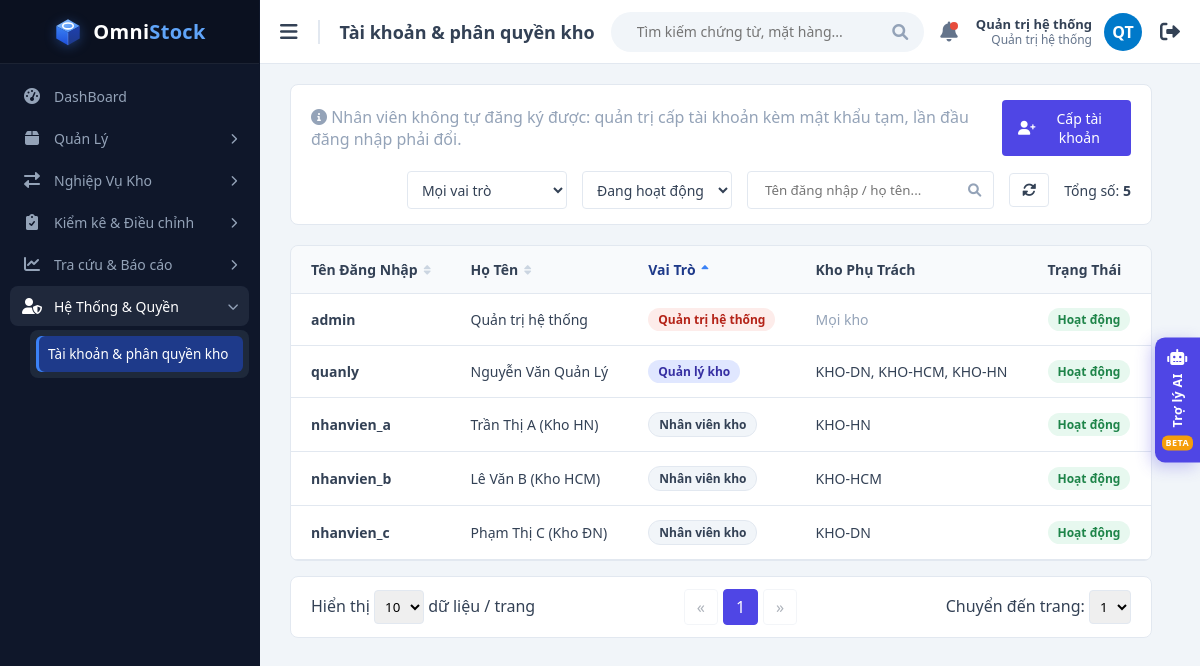
The page /views/account_list.php (signed in) on the database its author committed.
### tables this page shows
CREATE TABLE users (
  id             INT UNSIGNED AUTO_INCREMENT PRIMARY KEY,
  username       VARCHAR(50)  NOT NULL,
  password_hash  VARCHAR(255) NOT NULL,              
  full_name      VARCHAR(100) NOT NULL,
  email          VARCHAR(100) NULL,
   
  role           ENUM('ADMIN','MANAGER','STAFF') NOT NULL DEFAULT 'STAFF',
  is_active      TINYINT(1)   NOT NULL DEFAULT 1,      
   
  must_change_password TINYINT(1) NOT NULL DEFAULT 0,
  last_login_at  DATETIME     NULL,
  created_at     DATETIME     NOT NULL DEFAULT CURRENT_TIMESTAMP,
  updated_at     DATETIME     NOT NULL DEFAULT CURRENT_TIMESTAMP ON UPDATE CURRENT_TIMESTAMP,
  UNIQUE KEY uq_users_username (username),
  UNIQUE KEY uq_users_email (email)
);

### functions/account_functions.php (called while the page is built, shortened)
<?php
function buildAccountCondition(array $filters): array
{
    $sql = match ($filters['status'] ?? 'active') {
        'locked' => 'u.is_active = 0',
        'all'    => '1 = 1',
        default  => 'u.is_active = 1',
    };
    $params = [];
    return [$sql, $params];
}
function countAccounts(PDO $pdo, array $filters): int
{
    [$where, $params] = buildAccountCondition($filters);
    $stmt = $pdo->prepare("SELECT COUNT(*) FROM users u WHERE $where");
    $stmt->execute($params);
    return (int) $stmt->fetchColumn();
}
function getAccounts(PDO $pdo, array $filters, int $limit, int $offset, array $sort = ['role', 'asc']): array
{
    [$where, $params] = buildAccountCondition($filters);
    $orderBy = orderByClause(ACCOUNT_SORT_COLUMNS, $sort, 'u.username');
    $limit   = max(1, $limit);
    $offset  = max(0, $offset);
    $stmt = $pdo->prepare("
        SELECT u.id, u.username, u.full_name, u.role, u.is_active, u.must_change_password, u.last_login_at, u.created_at,
               GROUP_CONCAT(w.code ORDER BY w.code SEPARATOR ', ') AS warehouse_codes,
               GROUP_CONCAT(w.id ORDER BY w.code) AS warehouse_ids
        FROM users u
        LEFT JOIN user_warehouses uw ON uw.user_id = u.id
        LEFT JOIN warehouses w ON w.id = uw.warehouse_id AND w.is_transit = 0
        WHERE $where
        GROUP BY u.id, u.username, u.full_name, u.role, u.is_active, u.must_change_password, u.last_login_at, u.created_at
        ORDER BY $orderBy
        LIMIT $limit OFFSET $offset
    ");
    $stmt->execute($params);
    return $stmt->fetchAll();
}

### functions/auth.php (called while the page is built, shortened)
<?php
function roleLabel(string $role): string
{
    return ['ADMIN' => 'Quản trị hệ thống', 'MANAGER' => 'Quản lý kho', 'STAFF' => 'Nhân viên kho'][$role] ?? $role;
}

### views/account_list.php (the view, shortened to what this page needs)
<?php
require_once __DIR__ . '/../functions/db_connection.php';
require_once __DIR__ . '/../functions/helpers.php';
require_once __DIR__ . '/../functions/auth.php';
require_once __DIR__ . '/../functions/account_functions.php';
[$keyword, $pageSize, $page] = readListParams();
$filters = [
    'keyword' => $keyword,
    'role'    => in_array($_GET['role'] ?? '', ['ADMIN', 'MANAGER', 'STAFF'], true) ? $_GET['role'] : '',
    'status'  => array_key_exists($_GET['status'] ?? '', ACCOUNT_STATUS_FILTERS) ? $_GET['status'] : 'active',
];
$sort       = readSort(ACCOUNT_SORT_COLUMNS, 'role');
$accounts         = [];
$totalAccounts    = 0;
try {
    $pdo              = getDbConnection();
    $totalAccounts    = countAccounts($pdo, $filters);
    $totalPages       = max(1, (int) ceil($totalAccounts / $pageSize));
    $page             = min($page, $totalPages);
    $accounts         = getAccounts($pdo, $filters, $pageSize, ($page - 1) * $pageSize, $sort);
} catch (PDOException $e) {
    $totalPages = 1;
    $dbError    = 'Không thể tải dữ liệu: ' . $e->getMessage();
}
require __DIR__ . '/layout/header.php';
?>
            <div class="toolbar">
                <div class="toolbar-top">
                    <span class="muted toolbar-note"><i class="fas fa-info-circle"></i> Nhân viên không tự đăng ký được: quản trị cấp tài khoản kèm mật khẩu tạm, lần đầu đăng nhập phải đổi.</span>
                    <button class="btn btn-primary" type="button" data-modal-open="accountModal" data-modal-title="Cấp tài khoản mới"
                            data-fill='{"action":"create","role":"STAFF"}'><i class="fas fa-user-plus"></i> Cấp tài khoản</button>
                </div>
                <div class="toolbar-bottom">
                    <form class="toolbar-bottom-right" method="get">
                        <select class="filter-select" name="role" onchange="this.form.submit()">
                            <option value="">Mọi vai trò</option>
                        </select>
                        <select class="filter-select" name="status" onchange="this.form.submit()">
                            <?php foreach (ACCOUNT_STATUS_FILTERS as $key => $label): ?>
                                <option value="<?= $key ?>" <?= $filters['status'] === $key ? 'selected' : '' ?>><?= e($label) ?></option>
                            <?php endforeach; ?>
                        </select>
                        <div class="search-box">
                            <input type="text" name="q" value="<?= e($keyword) ?>" placeholder="Tên đăng nhập / họ tên...">
                            <button type="submit"><i class="fas fa-search" style="color: #94a3b8;"></i></button>
                        </div>
                        <a class="btn btn-icon" href="account_list.php" title="Bỏ lọc"><i class="fas fa-sync-alt"></i></a>
                        <span class="total-count">Tổng số: <strong><?= $totalAccounts ?></strong></span>
                    </form>
                </div>
            </div>
            <div class="table-container">
                <table class="nowrap-table">
                    <thead>
                        <tr>
                            <?= sortHeader('Tên Đăng Nhập', 'username', $sort) ?>
                            <?= sortHeader('Họ Tên', 'name', $sort) ?>
                            <?= sortHeader('Vai Trò', 'role', $sort) ?>
                            <th>Kho Phụ Trách</th>
                            <th>Trạng Thái</th>
                        </tr>
                    </thead>
                    <tbody>
                        <?php foreach ($accounts as $account): ?>
                            <?php
                            $isAdminRow = $account['role'] === 'ADMIN';
                            ?>
                            <tr class="<?= $account['is_active'] ? '' : 'row-inactive' ?>">
                                <td><strong><?= e($account['username']) ?></strong></td>
                                <td><?= e($account['full_name']) ?></td>
                                <td><span class="badge <?= ['ADMIN' => 'badge-rejected', 'MANAGER' => 'badge-info', 'STAFF' => 'badge-step'][$account['role']] ?>"><?= e(roleLabel($account['role'])) ?></span></td>
                                <td><?= $isAdminRow ? '<span class="muted">Mọi kho</span>' : ($account['warehouse_codes'] ? e($account['warehouse_codes']) : '<span class="badge badge-pending">Chưa giao kho</span>') ?></td>
                                <td>
                                    <?php if (!$account['is_active']): ?><span class="badge badge-inactive">Đã khóa</span>
                                    <?php elseif ($account['must_change_password']): ?><span class="badge badge-warn">Chờ đổi mật khẩu tạm</span>
                                    <?php else: ?><span class="badge badge-active">Hoạt động</span><?php endif; ?>
                                </td>
                            </tr>
                        <?php endforeach; ?>
                    </tbody>
                </table>
            </div>
<?php require __DIR__ . '/layout/pagination.php'; ?>
<?php require __DIR__ . '/layout/footer.php'; ?>

### css/style.css (style rules this page uses)
:root { --bg-body: #ffffff; --bg-sidebar: #0f172a; --bg-sidebar-logo: #0b1120; --bg-sidebar-sub: #1e293b; --bg-sidebar-hover: rgba(148, 163, 184, 0.12); --bg-sidebar-current: #1e3a8a; --accent-sidebar: #3b82f6; --text-sidebar: #ffffff; --text-sidebar-muted: #94a3b8; --bg-content: #f1f5f9; --text-main: #334155; --border-color: #e2e8f0; --bg-table-head: #f8fafc; --btn-import: #2ecc71; --btn-export: #0079caff; --btn-template: #aeac96ff; --btn-primary: #4f46e5; --btn-primary-hover: #4338ca; --btn-danger: #e74c3c; --icon-view: #5f7a6aff; --icon-edit: #3498db; --icon-delete: #e74c3c; }
* { box-sizing: border-box; margin: 0; padding: 0; font-family: 'Segoe UI', Tahoma, Geneva, Verdana, sans-serif; }
body { background-color: var(--bg-body); color: var(--text-main); display: flex; height: 100vh; overflow: hidden; }
.content-body, .table-container { scrollbar-width: thin; scrollbar-color: #cbd5e1 transparent; }
.toolbar { background-color: #fff; padding: 15px 20px; border: 1px solid var(--border-color); border-radius: 8px; margin-bottom: 20px; display: flex; flex-direction: column; gap: 15px; }
.toolbar-top { display: flex; justify-content: flex-end; gap: 10px; }
.toolbar-bottom { display: flex; justify-content: space-between; align-items: center; }
.toolbar-bottom-right { display: flex; align-items: center; gap: 15px; }
.btn { padding: 9px 16px; border: none; border-radius: 4px; cursor: pointer; font-size: 14px; font-weight: 500; display: flex; align-items: center; gap: 8px; transition: opacity 0.2s, transform 0.1s; }
.btn-primary { background-color: var(--btn-primary); color: #fff; }
.toolbar-note { margin-right: auto; align-self: center; }
.btn-icon { background: #fff; border: 1px solid var(--border-color); color: var(--text-main); padding: 9px 12px; text-decoration: none; }
.search-box { display: flex; align-items: center; border: 1px solid var(--border-color); border-radius: 4px; padding: 0 12px; background: #fff; height: 38px; }
.search-box input { border: none; outline: none; padding: 5px; }
.search-box button { border: none; background: none; cursor: pointer; }
.total-count { font-size: 14px; font-weight: 500; }
.table-container { background: #fff; border: 1px solid var(--border-color); border-radius: 8px; overflow-x: auto; }
table { width: 100%; border-collapse: collapse; }
th, td { padding: 14px 20px; text-align: left; border-bottom: 1px solid var(--border-color); font-size: 14px; }
th { background-color: var(--bg-table-head); font-weight: 600; color: var(--text-main); white-space: nowrap; }
.badge { display: inline-block; padding: 3px 10px; border-radius: 12px; font-size: 12px; font-weight: 600; }
.badge-active { background: #e7f8ef; color: #1e8449; }
.badge-rejected { background: #fdecea; color: #b42318; }
.badge-info { background: #e0e7ff; color: #3730a3; }
.badge-step { background: #f1f5f9; color: #334155; border: 1px solid var(--border-color); }
.badge { white-space: nowrap; }
a.btn { text-decoration: none; }
.filter-select { height: 38px; border: 1px solid var(--border-color); border-radius: 4px; padding: 0 10px; background: #fff; color: var(--text-main); font-size: 14px; }
.muted { color: #94a3b8; }
.nowrap-table th, .nowrap-table td { white-space: nowrap; }

### rows shown on the page
users: username "admin", full_name "Quản trị hệ thống", role "Quản trị hệ thống", shows "Mọi kho", is_active "Hoạt động"
users: username "quanly", full_name "Nguyễn Văn Quản Lý", role "Quản lý kho", warehouse_codes "KHO-DN, KHO-HCM, KHO-HN", is_active "Hoạt động"
users: username "nhanvien_a", full_name "Trần Thị A (Kho HN)", role "Nhân viên kho", warehouse_codes "KHO-HN", is_active "Hoạt động"
users: username "nhanvien_b", full_name "Lê Văn B (Kho HCM)", role "Nhân viên kho", warehouse_codes "KHO-HCM", is_active "Hoạt động"
users: username "nhanvien_c", full_name "Phạm Thị C (Kho ĐN)", role "Nhân viên kho", warehouse_codes "KHO-DN", is_active "Hoạt động"

### other values the page prints
$menuGroup['label'] "Quản Lý"
$menuGroup['label'] "Nghiệp Vụ Kho"
$menuGroup['label'] "Kiểm kê & Điều chỉnh"
$menuGroup['label'] "Tra cứu & Báo cáo"
$menuGroup['label'] "Hệ Thống & Quyền"
$menuLabel "Tài khoản & phân quyền kho"
$pageTitle "Tài khoản & phân quyền kho"
$user['full_name'] "Quản trị hệ thống"
roleLabel($user['role']) "Quản trị hệ thống"
userInitials($user['full_name']) "QT"
$totalAccounts "5"
$label "Tên Đăng Nhập Họ Tên Vai Trò"
form field status "Đang hoạt động"
form field value "10"
form field value "1"
